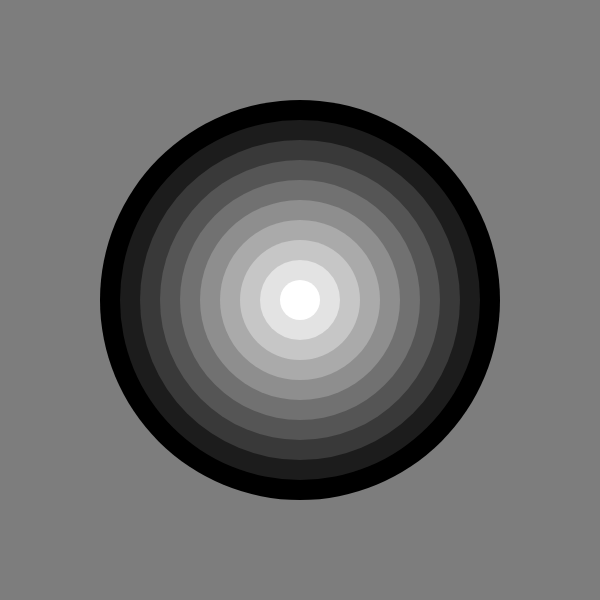
Frame 1 (no input)
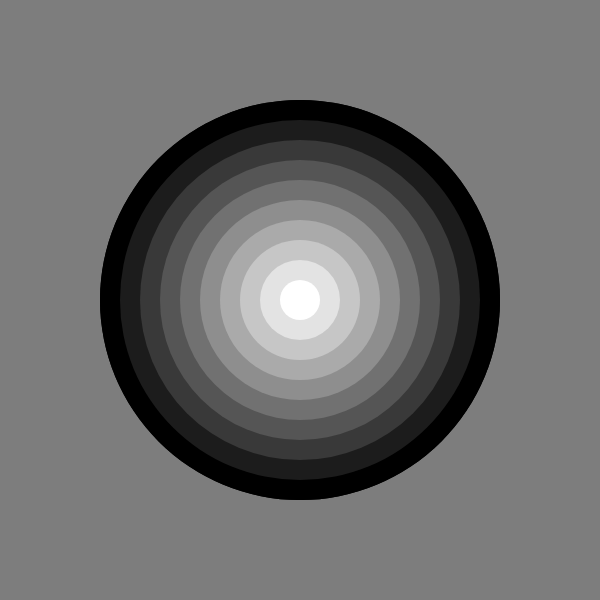
Frame 2 (the mouse pressed at the canvas centre, redrawn once)

The p5.js sketch that drew these frames (run headless with seeded random() and noise() and a simulated clock; the mouse was pressed at the canvas centre and the sketch redrawn once):

// p5.js sketch
// ── sketch.js

function setup() {
  createCanvas(600, 600);
  background(125);
  noStroke();
  noLoop();
}

function draw() {
  var maxSize = 400;  // pixels
  var steps = 10;
  var sizeStep = maxSize / steps;  // We'll use this to define our ring sizes
  var colorStep = 255/(steps - 1);
  var x = width/2;  // pixels 
  var y = height/2;  // pixels
  for (var i=0; i<steps; i++) {
    fill(i * colorStep);
    var thisSize = maxSize - (i * sizeStep);
    ellipse(x, y, thisSize, thisSize);
  }
}

function mouseClicked() {
  fill(255);
  ellipse(mouseX, mouseY, 50, 50);
}
